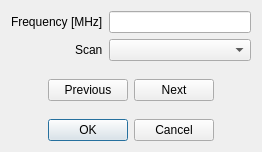
<?xml version="1.0" encoding="UTF-8"?>
<ui version="4.0">
 <class>FmEditDialog</class>
 <widget class="QDialog" name="FmEditDialog">
  <property name="geometry">
   <rect>
    <x>0</x>
    <y>0</y>
    <width>262</width>
    <height>152</height>
   </rect>
  </property>
  <property name="windowTitle">
   <string>Dialog</string>
  </property>
  <layout class="QVBoxLayout" name="verticalLayout">
   <item>
    <layout class="QFormLayout" name="formLayout">
     <property name="labelAlignment">
      <set>Qt::AlignmentFlag::AlignRight|Qt::AlignmentFlag::AlignTrailing|Qt::AlignmentFlag::AlignVCenter</set>
     </property>
     <item row="0" column="0">
      <widget class="QLabel" name="label">
       <property name="text">
        <string>Frequency [MHz]</string>
       </property>
      </widget>
     </item>
     <item row="1" column="0">
      <widget class="QLabel" name="label_2">
       <property name="text">
        <string>Scan</string>
       </property>
      </widget>
     </item>
     <item row="1" column="1">
      <widget class="QComboBox" name="scanAddCmbx"/>
     </item>
     <item row="0" column="1">
      <widget class="QLineEdit" name="frequencyTxt">
       <property name="inputMask">
        <string/>
       </property>
       <property name="text">
        <string/>
       </property>
       <property name="maxLength">
        <number>6</number>
       </property>
      </widget>
     </item>
    </layout>
   </item>
   <item>
    <widget class="QWidget" name="widget" native="true">
     <layout class="QHBoxLayout" name="horizontalLayout">
      <item>
       <spacer name="horizontalSpacer">
        <property name="orientation">
         <enum>Qt::Orientation::Horizontal</enum>
        </property>
        <property name="sizeHint" stdset="0">
         <size>
          <width>40</width>
          <height>20</height>
         </size>
        </property>
       </spacer>
      </item>
      <item>
       <widget class="QPushButton" name="previousBtn">
        <property name="text">
         <string>Previous</string>
        </property>
       </widget>
      </item>
      <item>
       <widget class="QPushButton" name="nextBtn">
        <property name="text">
         <string>Next</string>
        </property>
       </widget>
      </item>
      <item>
       <spacer name="horizontalSpacer_2">
        <property name="orientation">
         <enum>Qt::Orientation::Horizontal</enum>
        </property>
        <property name="sizeHint" stdset="0">
         <size>
          <width>40</width>
          <height>20</height>
         </size>
        </property>
       </spacer>
      </item>
     </layout>
    </widget>
   </item>
   <item>
    <widget class="QDialogButtonBox" name="buttonBox">
     <property name="orientation">
      <enum>Qt::Orientation::Horizontal</enum>
     </property>
     <property name="standardButtons">
      <set>QDialogButtonBox::StandardButton::Cancel|QDialogButtonBox::StandardButton::Ok</set>
     </property>
     <property name="centerButtons">
      <bool>true</bool>
     </property>
    </widget>
   </item>
  </layout>
 </widget>
 <resources/>
 <connections>
  <connection>
   <sender>buttonBox</sender>
   <signal>accepted()</signal>
   <receiver>FmEditDialog</receiver>
   <slot>accept()</slot>
   <hints>
    <hint type="sourcelabel">
     <x>248</x>
     <y>254</y>
    </hint>
    <hint type="destinationlabel">
     <x>157</x>
     <y>274</y>
    </hint>
   </hints>
  </connection>
  <connection>
   <sender>buttonBox</sender>
   <signal>rejected()</signal>
   <receiver>FmEditDialog</receiver>
   <slot>reject()</slot>
   <hints>
    <hint type="sourcelabel">
     <x>316</x>
     <y>260</y>
    </hint>
    <hint type="destinationlabel">
     <x>286</x>
     <y>274</y>
    </hint>
   </hints>
  </connection>
 </connections>
</ui>
